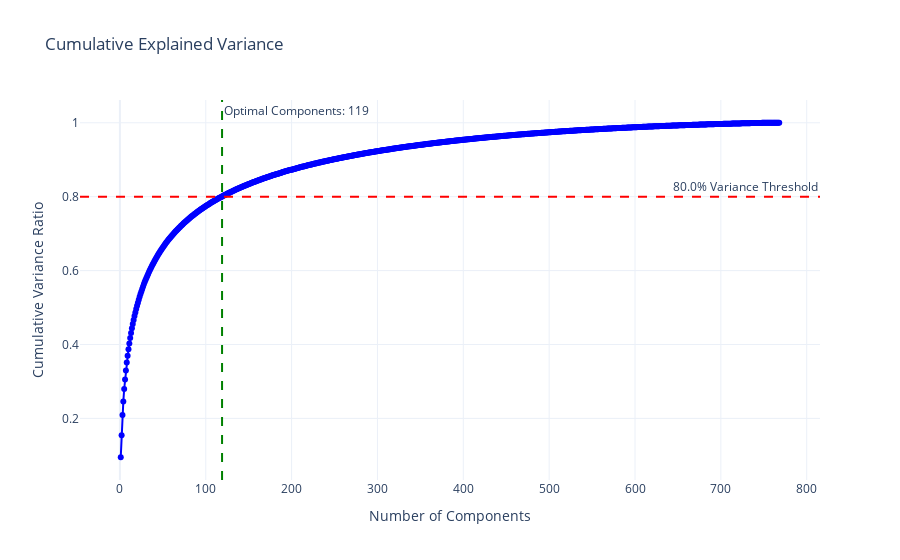

Notebook code for this chart:
### Markdown cell above
## <strong> 2 | Dimensionality reduction</strong>

Since not all features extracted from the images are useful, and also due to the large amount of data, the non relevant data is purged. This has been done through two methods PCA and a enconder only VAE. The following is the code for the PCA which has been programmed to select the number of latent dimensions that capture 95% of the  feature c varaicne

### Code cell
pca_model = sm.PCA(n_components=2) # Select an arbitrary number of components
optimal_n, variance_ratios = pca_model.find_optimal_components(features_np, threshold=0.8)
pca_model.n_components = optimal_n
print(f"Optimal number of components: {optimal_n}")
print(f"Explained variance with {optimal_n} components: {sum(variance_ratios[:optimal_n]):.3f}")

# Apply PCA with the optimal numbe
data = pca_model.fit_transform(features_np)

### Figure 1 — Plotly figure (JSON) as saved in the notebook; plotly's stock layout.template omitted (floating-point values rounded to 4 significant figures; data arrays with more than 128 entries replaced by an {"elided": "..."} marker saying what was removed)
{"data": [{"marker": {"color": "blue"}, "mode": "lines+markers", "name": "Cumulative Explained Variance", "type": "scatter", "x": {"elided": "768 int values"}, "y": {"elided": "768 float values"}}], "layout": {"annotations": [{"showarrow": false, "text": "80.0% Variance Threshold", "x": 1, "xanchor": "right", "xref": "x domain", "y": 0.8, "yanchor": "bottom", "yref": "y"}, {"showarrow": false, "text": "Optimal Components: 119", "x": 119, "xanchor": "left", "xref": "x", "y": 1, "yanchor": "top", "yref": "y domain"}], "shapes": [{"line": {"color": "red", "dash": "dash"}, "type": "line", "x0": 0, "x1": 1, "xref": "x domain", "y0": 0.8, "y1": 0.8, "yref": "y"}, {"line": {"color": "green", "dash": "dash"}, "type": "line", "x0": 119, "x1": 119, "xref": "x", "y0": 0, "y1": 1, "yref": "y domain"}], "title": {"text": "Cumulative Explained Variance"}, "xaxis": {"title": {"text": "Number of Components"}}, "yaxis": {"title": {"text": "Cumulative Variance Ratio"}}}}
